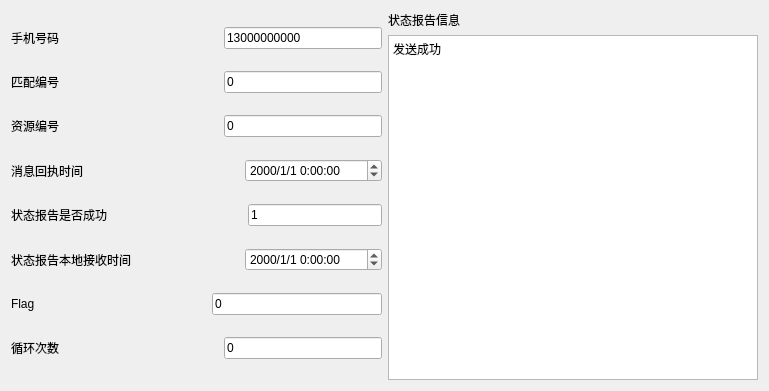
<?xml version="1.0" encoding="UTF-8"?>
<ui version="4.0">
 <class>SMsgHisRepData</class>
 <widget class="QWidget" name="SMsgHisRepData">
  <property name="geometry">
   <rect>
    <x>0</x>
    <y>0</y>
    <width>769</width>
    <height>391</height>
   </rect>
  </property>
  <property name="windowTitle">
   <string>Form</string>
  </property>
  <layout class="QGridLayout" name="gridLayout">
   <item row="0" column="0">
    <layout class="QVBoxLayout" name="verticalLayout">
     <item>
      <layout class="QHBoxLayout" name="horizontalLayout">
       <item>
        <widget class="QLabel" name="label">
         <property name="text">
          <string>手机号码</string>
         </property>
        </widget>
       </item>
       <item>
        <spacer name="horizontalSpacer">
         <property name="orientation">
          <enum>Qt::Horizontal</enum>
         </property>
         <property name="sizeHint" stdset="0">
          <size>
           <width>40</width>
           <height>20</height>
          </size>
         </property>
        </spacer>
       </item>
       <item>
        <widget class="QLineEdit" name="lineEdit_mobilePhone">
         <property name="text">
          <string>13000000000</string>
         </property>
        </widget>
       </item>
      </layout>
     </item>
     <item>
      <layout class="QHBoxLayout" name="horizontalLayout_2">
       <item>
        <widget class="QLabel" name="label_2">
         <property name="text">
          <string>匹配编号</string>
         </property>
        </widget>
       </item>
       <item>
        <spacer name="horizontalSpacer_2">
         <property name="orientation">
          <enum>Qt::Horizontal</enum>
         </property>
         <property name="sizeHint" stdset="0">
          <size>
           <width>40</width>
           <height>20</height>
          </size>
         </property>
        </spacer>
       </item>
       <item>
        <widget class="QLineEdit" name="lineEdit_matchId">
         <property name="text">
          <string>0</string>
         </property>
        </widget>
       </item>
      </layout>
     </item>
     <item>
      <layout class="QHBoxLayout" name="horizontalLayout_3">
       <item>
        <widget class="QLabel" name="label_3">
         <property name="text">
          <string>资源编号</string>
         </property>
        </widget>
       </item>
       <item>
        <spacer name="horizontalSpacer_3">
         <property name="orientation">
          <enum>Qt::Horizontal</enum>
         </property>
         <property name="sizeHint" stdset="0">
          <size>
           <width>40</width>
           <height>20</height>
          </size>
         </property>
        </spacer>
       </item>
       <item>
        <widget class="QLineEdit" name="lineEdit_resourceId">
         <property name="text">
          <string>0</string>
         </property>
        </widget>
       </item>
      </layout>
     </item>
     <item>
      <layout class="QHBoxLayout" name="horizontalLayout_8">
       <item>
        <widget class="QLabel" name="label_8">
         <property name="text">
          <string>消息回执时间</string>
         </property>
        </widget>
       </item>
       <item>
        <spacer name="horizontalSpacer_4">
         <property name="orientation">
          <enum>Qt::Horizontal</enum>
         </property>
         <property name="sizeHint" stdset="0">
          <size>
           <width>40</width>
           <height>20</height>
          </size>
         </property>
        </spacer>
       </item>
       <item>
        <widget class="QDateTimeEdit" name="dateTimeEdit_reportTime">
         <property name="displayFormat">
          <string>yyyy/M/d H:mm:ss</string>
         </property>
        </widget>
       </item>
      </layout>
     </item>
     <item>
      <layout class="QHBoxLayout" name="horizontalLayout_4">
       <item>
        <widget class="QLabel" name="label_4">
         <property name="text">
          <string>状态报告是否成功</string>
         </property>
        </widget>
       </item>
       <item>
        <spacer name="horizontalSpacer_5">
         <property name="orientation">
          <enum>Qt::Horizontal</enum>
         </property>
         <property name="sizeHint" stdset="0">
          <size>
           <width>40</width>
           <height>20</height>
          </size>
         </property>
        </spacer>
       </item>
       <item>
        <widget class="QLineEdit" name="lineEdit_reportState">
         <property name="text">
          <string>1</string>
         </property>
        </widget>
       </item>
      </layout>
     </item>
     <item>
      <layout class="QHBoxLayout" name="horizontalLayout_9">
       <item>
        <widget class="QLabel" name="label_9">
         <property name="text">
          <string>状态报告本地接收时间</string>
         </property>
        </widget>
       </item>
       <item>
        <spacer name="horizontalSpacer_6">
         <property name="orientation">
          <enum>Qt::Horizontal</enum>
         </property>
         <property name="sizeHint" stdset="0">
          <size>
           <width>40</width>
           <height>20</height>
          </size>
         </property>
        </spacer>
       </item>
       <item>
        <widget class="QDateTimeEdit" name="dateTimeEdit_reportLocalTime">
         <property name="displayFormat">
          <string>yyyy/M/d H:mm:ss</string>
         </property>
        </widget>
       </item>
      </layout>
     </item>
     <item>
      <layout class="QHBoxLayout" name="horizontalLayout_6">
       <item>
        <widget class="QLabel" name="label_6">
         <property name="text">
          <string>Flag</string>
         </property>
        </widget>
       </item>
       <item>
        <spacer name="horizontalSpacer_7">
         <property name="orientation">
          <enum>Qt::Horizontal</enum>
         </property>
         <property name="sizeHint" stdset="0">
          <size>
           <width>40</width>
           <height>20</height>
          </size>
         </property>
        </spacer>
       </item>
       <item>
        <widget class="QLineEdit" name="lineEdit_componentFlg">
         <property name="text">
          <string>0</string>
         </property>
        </widget>
       </item>
      </layout>
     </item>
     <item>
      <layout class="QHBoxLayout" name="horizontalLayout_7">
       <item>
        <widget class="QLabel" name="label_7">
         <property name="text">
          <string>循环次数</string>
         </property>
        </widget>
       </item>
       <item>
        <spacer name="horizontalSpacer_8">
         <property name="orientation">
          <enum>Qt::Horizontal</enum>
         </property>
         <property name="sizeHint" stdset="0">
          <size>
           <width>40</width>
           <height>20</height>
          </size>
         </property>
        </spacer>
       </item>
       <item>
        <widget class="QLineEdit" name="lineEdit_cycletimes">
         <property name="text">
          <string>0</string>
         </property>
        </widget>
       </item>
      </layout>
     </item>
    </layout>
   </item>
   <item row="0" column="1">
    <layout class="QVBoxLayout" name="verticalLayout_2">
     <item>
      <widget class="QLabel" name="label_5">
       <property name="text">
        <string>状态报告信息</string>
       </property>
      </widget>
     </item>
     <item>
      <widget class="QTextEdit" name="textEdit">
       <property name="html">
        <string>&lt;!DOCTYPE HTML PUBLIC &quot;-//W3C//DTD HTML 4.0//EN&quot; &quot;http://www.w3.org/TR/REC-html40/strict.dtd&quot;&gt;
&lt;html&gt;&lt;head&gt;&lt;meta name=&quot;qrichtext&quot; content=&quot;1&quot; /&gt;&lt;style type=&quot;text/css&quot;&gt;
p, li { white-space: pre-wrap; }
&lt;/style&gt;&lt;/head&gt;&lt;body style=&quot; font-family:'SimSun'; font-size:9pt; font-weight:400; font-style:normal;&quot;&gt;
&lt;p style=&quot; margin-top:0px; margin-bottom:0px; margin-left:0px; margin-right:0px; -qt-block-indent:0; text-indent:0px;&quot;&gt;发送成功&lt;/p&gt;&lt;/body&gt;&lt;/html&gt;</string>
       </property>
      </widget>
     </item>
    </layout>
   </item>
  </layout>
 </widget>
 <resources/>
 <connections/>
</ui>
